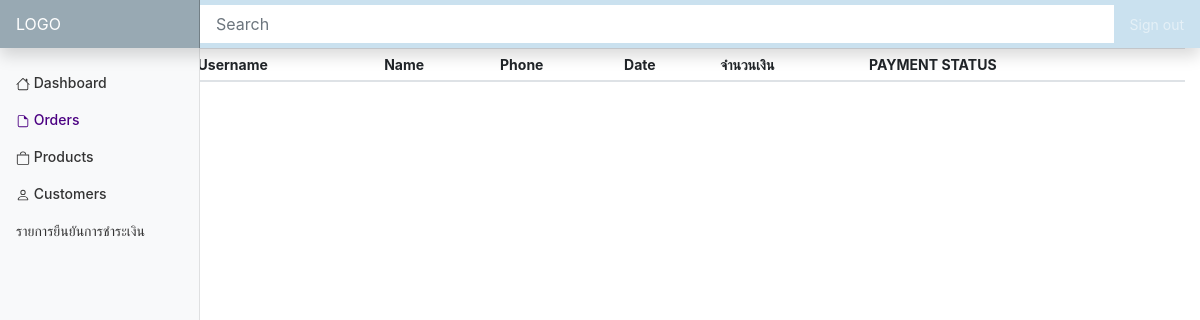
Before: /endv2/admin/order.php with the older database file.
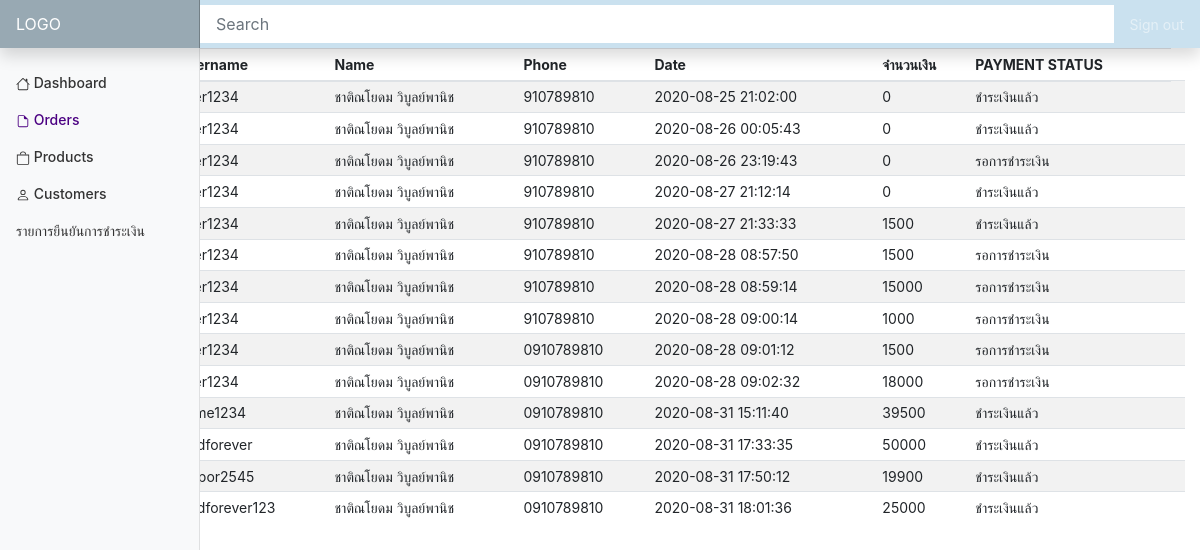
After: the same page with the newer database file.
### tables this page shows
CREATE TABLE `tb_order` (
  `id_order` int(11) NOT NULL,
  `username` varchar(100) NOT NULL,
  `name` varchar(100) NOT NULL,
  `address` varchar(300) NOT NULL,
  `email` varchar(100) NOT NULL,
  `phone` varchar(10) NOT NULL,
  `date_order` datetime NOT NULL,
  `total` int(11) NOT NULL,
  `paymentstatus` varchar(50) NOT NULL
);

### endv2/admin/order.php (the view, shortened to what this page needs)
<?php
  require "condb.php";
  $sql="SELECT* FROM `tb_order`";
  $result=mysqli_query($con,$sql) or die(mysqli_error($con));
  $row=mysqli_fetch_all($result, MYSQLI_ASSOC);
?>
<!doctype html>
<html lang="en">
  <head>
<link href="../assets/dist/css/bootstrap.css" rel="stylesheet">
    <link href="main.css" rel="stylesheet">
  </head>
  <body>
    <nav class="navbar navbar-dark sticky-top flex-md-nowrap p-0 shadow" style="background-color:#CAE1EF;">
  <a class="navbar-brand col-md-3 col-lg-2 mr-0 px-3" href="#">LOGO</a>
  <input class="form-control form-control-light w-100" type="text" placeholder="Search" aria-label="Search">
  <ul class="navbar-nav px-3">
    <li class="nav-item text-nowrap">
      <a class="nav-link" href="#">Sign out</a>
    </li>
  </ul>
</nav>
<div class="container-fluid d-flex justify-content-between">
  <div class="row">
    <nav id="sidebarMenu" class="col-sm-3 col-lg-2 d-md-block bg-light sidebar collapse ">
      <div class="sidebar-sticky pt-3 ">
        <ul class="nav flex-column">
          <li class="nav-item">
            <a class="nav-link" href="dashboard.php">
              Dashboard
            </a>
          </li>
          <li class="nav-item ">
            <a class="nav-link active" href="order.php">
              <svg width="1em" height="1em" viewBox="0 0 16 16" class="bi bi-file-earmark" fill="currentColor" xmlns="http://www.w3.org/2000/svg">
                <path d="M4 1h5v1H4a1 1 0 0 0-1 1v10a1 1 0 0 0 1 1h8a1 1 0 0 0 1-1V6h1v7a2 2 0 0 1-2 2H4a2 2 0 0 1-2-2V3a2 2 0 0 1 2-2z"/>
                <path d="M9 4.5V1l5 5h-3.5A1.5 1.5 0 0 1 9 4.5z"/>
              </svg>
              Orders
            </a>
          </li>
          <li class="nav-item">
            <a class="nav-link" href="product.php">
              Products
            </a>
          </li>
          <li class="nav-item">
            <a class="nav-link" href="customer.php">
              Customers
            </a>
          </li>
          <li>
            <a class="nav-link" href="payment_list.php">รายการยืนยันการชำระเงิน</a>
          </li>
        </ul>
      </div>
    </nav>
    <main role="main" class="col-md-9 ml-sm-auto col-lg-10 px-md-4">
      <div class="d-flex justify-content-between flex-wrap flex-md-nowrap align-items-center pt-3 pb-2 mb-3 border-bottom">
        <h1 class="h2">Orders</h1>
        </div>
      </div>
      <div class="table-responsive" style="align:right;">
        <table class="table table-striped table-sm" style="width:100%">
          <thead>
            <tr>
              <th>ID</th>
              <th>Username</th>
              <th>Name</th>
              <th>Phone</th>
              <th>Date</th>
              <th>จำนวนเงิน</th>
              <th>PAYMENT STATUS</th>
            </tr>
          </thead>
          <tbody>
            <?php
              foreach($row as $pur)
              {
            ?>
              <tr>
                <td><?php echo $pur['id_order'];?></td>
                <td><?php echo $pur['username'];?></td>
                <td><?php echo $pur['name'];?></td>
                <td><?php echo $pur['phone'];?></td>
                <td><?php echo $pur['date_order'];?></td>
                <td><?php echo $pur['total'];?></td>
                <td><?php echo $pur['paymentstatus'];?></td>
                <td>
                </td>
              </tr>
            <?php } ?>
          </tbody>
        </table>
      </div>
  </div>
        </body>
</html>

### endv2/admin/main.css (style rules this page uses)
body { font-size: .875rem; }
.sidebar { position: fixed; top: 0; bottom: 0; left: 0; z-index: 100; padding: 48px 0 0; box-shadow: inset -1px 0 0 rgba(0, 0, 0, .1); }
.sidebar-sticky { position: relative; top: 0; height: calc(100vh - 48px); padding-top: .5rem; overflow-x: hidden; overflow-y: auto; }
.sidebar .nav-link { font-weight: 500; color: #333; }
.sidebar .nav-link.active { color: #4B0082; }
.navbar-brand { padding-top: .75rem; padding-bottom: .75rem; font-size: 1rem; background-color: rgba(0, 0, 0, .25); box-shadow: inset -1px 0 0 rgba(0, 0, 0, .25); }
.navbar .form-control { padding: .75rem 1rem; border-width: 0; border-radius: 0; }

Changed rows visible on the page:
added tb_order: username "user1234", name "ชาติณโยดม วิบูลย์พานิช", phone "910789810", date_order "2020-08-25 21:02:00", total "0", paymentstatus "ชำระเงินแล้ว"
added tb_order: username "user1234", name "ชาติณโยดม วิบูลย์พานิช", phone "910789810", date_order "2020-08-26 00:05:43", total "0", paymentstatus "ชำระเงินแล้ว"
added tb_order: username "user1234", name "ชาติณโยดม วิบูลย์พานิช", phone "910789810", date_order "2020-08-26 23:19:43", total "0", paymentstatus "รอการชำระเงิน"
added tb_order: username "user1234", name "ชาติณโยดม วิบูลย์พานิช", phone "910789810", date_order "2020-08-27 21:12:14", total "0", paymentstatus "ชำระเงินแล้ว"
added tb_order: username "user1234", name "ชาติณโยดม วิบูลย์พานิช", phone "910789810", date_order "2020-08-27 21:33:33", total "1500", paymentstatus "ชำระเงินแล้ว"
added tb_order: username "user1234", name "ชาติณโยดม วิบูลย์พานิช", phone "910789810", date_order "2020-08-28 08:57:50", total "1500", paymentstatus "รอการชำระเงิน"
added tb_order: username "user1234", name "ชาติณโยดม วิบูลย์พานิช", phone "910789810", date_order "2020-08-28 08:59:14", total "15000", paymentstatus "รอการชำระเงิน"
added tb_order: username "user1234", name "ชาติณโยดม วิบูลย์พานิช", phone "910789810", date_order "2020-08-28 09:00:14", total "1000", paymentstatus "รอการชำระเงิน"
added tb_order: username "user1234", name "ชาติณโยดม วิบูลย์พานิช", phone "0910789810", date_order "2020-08-28 09:01:12", total "1500", paymentstatus "รอการชำระเงิน"
added tb_order: username "user1234", name "ชาติณโยดม วิบูลย์พานิช", phone "0910789810", date_order "2020-08-28 09:02:32", total "18000", paymentstatus "รอการชำระเงิน"
added tb_order: username "come1234", name "ชาติณโยดม วิบูลย์พานิช", phone "0910789810", date_order "2020-08-31 15:11:40", total "39500", paymentstatus "ชำระเงินแล้ว"
added tb_order: username "zaidforever", name "ชาติณโยดม วิบูลย์พานิช", phone "0910789810", date_order "2020-08-31 17:33:35", total "50000", paymentstatus "ชำระเงินแล้ว"
added tb_order: username "baipor2545", name "ชาติณโยดม วิบูลย์พานิช", phone "0910789810", date_order "2020-08-31 17:50:12", total "19900", paymentstatus "ชำระเงินแล้ว"
added tb_order: username "zaidforever123", name "ชาติณโยดม วิบูลย์พานิช", phone "0910789810", date_order "2020-08-31 18:01:36", total "25000", paymentstatus "ชำระเงินแล้ว"
